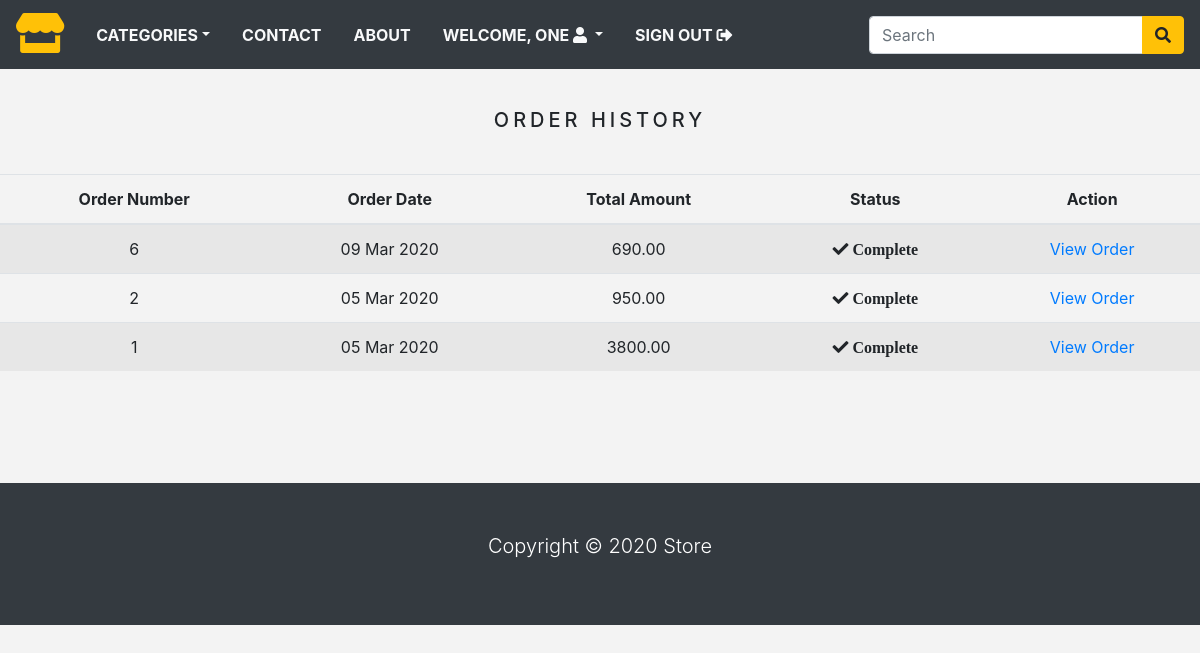
The page /order_history/ (signed in) on the database its author committed.
### store/models.py (models this page shows, shortened)
class Order(models.Model):
    token = models.CharField(max_length=250, blank=True)
    total = models.DecimalField(max_digits=10, decimal_places=2, verbose_name='USD Order Total')
    emailAddress = models.EmailField(max_length=250, blank=True, verbose_name='Email Address')
    created = models.DateTimeField(auto_now_add=True)
    billingName = models.CharField(max_length=250, blank=True)
    billingAddress1 = models.CharField(max_length=250, blank=True)
    billingCity = models.CharField(max_length=250, blank=True)
    billingPostcode = models.CharField(max_length=250, blank=True)
    billingCountry = models.CharField(max_length=250, blank=True)
    shippingName = models.CharField(max_length=250, blank=True)
    shippingAddress1 = models.CharField(max_length=250, blank=True)
    shippingCity = models.CharField(max_length=250, blank=True)
    shippingPostcode = models.CharField(max_length=250, blank=True)
    shippingCountry = models.CharField(max_length=250, blank=True)
    class Meta:
        db_table = 'Order'
        ordering = ['-created']

### store/views.py (the view)
# urls.py: path('order_history/', views.orderHistory, name='order_history'),
@login_required(redirect_field_name='next', login_url='signin')
def orderHistory(request):
    if request.user.is_authenticated:
        email = str(request.user.email)
        order_details = Order.objects.filter(emailAddress=email)
    return render(request, 'orders_list.html', {'order_details': order_details})

### store/context_processors.py (called while the page is built)
def counter(request):
    item_count = 0
    if 'admin' in request.path:
        return {}
    else:
        try:
            cart = Cart.objects.filter(cart_id =_cart_id(request))
            cart_items = CartItem.objects.all().filter(cart=cart[:1])
            for cart_item in cart_items:
                item_count += cart_item.quantity
        except Cart.DoesNotExist:
            item_count = 0
    return dict(item_count= item_count)

### store/views.py (called while the page is built)
def _cart_id(request):
    cart = request.session.session_key
    if not cart:
        cart = request.session.create()
    return cart

### store/templates/orders_list.html (shortened to what this page needs)
{% extends 'base.html' %}
{% load static %}
{% block content %}
<div class="text-center">
    <br>
    <h1 class="text-center product_title">
        Order History
    </h1>
    <br>
    {% if order_details %}
    <table class="table table-striped">
        <thead>
        <tr>
            <th>Order Number</th>
            <th>Order Date</th>
            <th>Total Amount</th>
            <th>Status</th>
            <th>Action</th>
        </tr>
        </thead>
        <tbody>
        {% for order in order_details %}
        <tr>
            <td>{{ order.id }}</td>
            <td>{{ order.created | date:"d M Y" }}</td>
            <td>{{ order.total }}</td>
            <td><i class="fas fa-check">&nbsp;Complete</i></td>
            <td><a href="{% url 'order_detail' order.id %}">View Order</a> </td>
        </tr>
        {% endfor %}
        </tbody>
    </table>
    {% else %}
    <p>You have not placed any orders yet.
    <br><br>
    <a href="{% url 'home' %}" class="btn btn-secondary">Continue shopping</a>
    </p>
    {% endif %}
</div>
<br><br>
{% endblock %}

### store/templates/navbar.html (shortened to what this page needs)
<nav class="navbar navbar-expand-md navbar-light bg-dark">
        <a href="/" class="navbar-brand"><i class="fas fa-store text-warning fa-2x"></i></i></a>
        <div class="collapse navbar-collapse justify-content-between" id="nav">
        <ul class="navbar-nav">
            <li class="nav-item dropdown"><a class="nav-link text-light text-uppercase font-weight-bold px-3 dropdown-toggle"
              href=""data-toggle="dropdown">Categories</a>
            </li>
            <li class="nav-item"><a class="nav-link text-light text-uppercase font-weight-bold px-3" href="{% url 'contact' %}">Contact</a> </li>
            <li class="nav-item"><a class="nav-link text-light text-uppercase font-weight-bold px-3" href="">About</a> </li>
            {% if request.user.is_authenticated and request.user.first_name %}
            <li class="nav-item dropdown">
                <a class="nav-link text-light text-uppercase font-weight-bold px-3 dropdown-toggle" data-toggle="dropdown">
                Welcome, {{ request.user.first_name }} <i class="fas fa-user circle"></i>
                </a>
            </li>
            <li class="nav-item">
                <a class="nav-link text-light text-uppercase font-weight-bold px-3" href="{% url 'signout' %}">
                Sign Out <i class="fas fa-sign-out-alt"></i>
                </a>
            </li>
            {% endif %}
        </ul>
        <form class="form-inline ml-3" action="{% url 'search' %}", method="GET">
            <div class="input-group">
                <input type="text" name="title" class="form-control" placeholder="Search">
                <div class="input-group-append">
                    <button type="submit" class="btn btn-warning" ><i class="fas fa-search"></i></button>
                </div>
            </div>
        </form>
    </div>
    </nav>

### store/static/css/base.css (style rules this page uses)
body { background: #f3f3f3; }
.product_title { font-size: 20px; text-transform: uppercase; letter-spacing: .2em; padding-top: 15px; padding-bottom: 10px; }

### rows shown on the page
Order: id "6", created "09 Mar 2020", total "690.00"
Order: id "2", created "05 Mar 2020", total "950.00"
Order: id "1", created "05 Mar 2020", total "3800.00"

### other values the page prints
{{ request.user.first_name }} "ONE"
